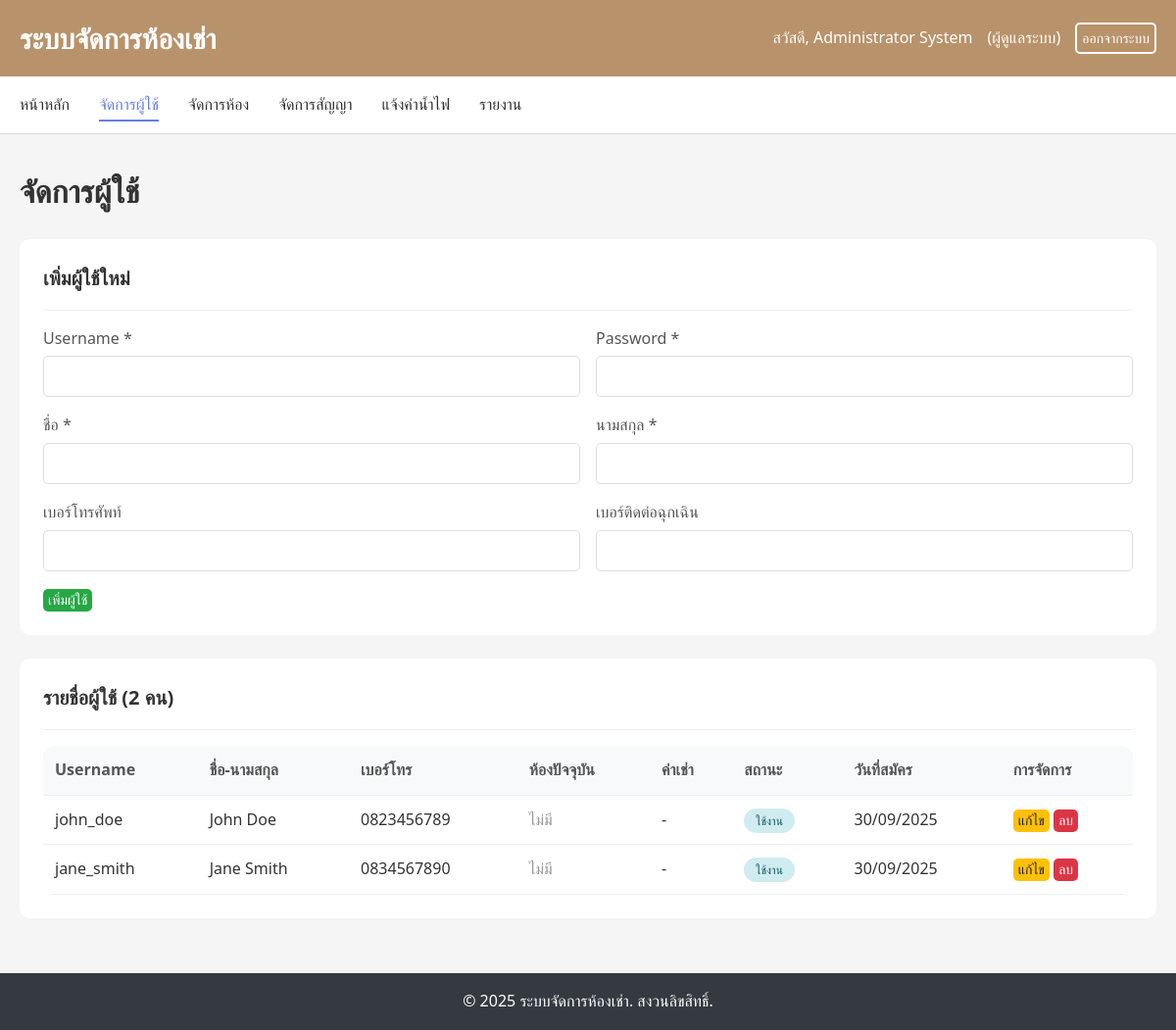
The page /pages/admin/users.php (signed in) on the database its author committed.
### tables this page shows
CREATE TABLE users (
    user_id INT AUTO_INCREMENT PRIMARY KEY,
    username VARCHAR(100) NOT NULL UNIQUE,
    password VARCHAR(255) NOT NULL,
    role ENUM('admin', 'user') DEFAULT 'user',
    first_name VARCHAR(100) NOT NULL,
    last_name VARCHAR(100) NOT NULL,
    phone VARCHAR(20),
    emergency_contact VARCHAR(20),
    status ENUM('active', 'inactive') DEFAULT 'active',
    has_room BOOLEAN DEFAULT FALSE,
    created_at TIMESTAMP DEFAULT CURRENT_TIMESTAMP,
    updated_at TIMESTAMP DEFAULT CURRENT_TIMESTAMP ON UPDATE CURRENT_TIMESTAMP
);

### includes/config.php (called while the page is built, shortened)
<?php
function h($string) {
    return htmlspecialchars($string, ENT_QUOTES, 'UTF-8');
}
function formatDate($date) {
    return date('d/m/Y', strtotime($date));
}
?>

### pages/admin/users.php (the view, shortened to what this page needs)
<?php
require_once '../../includes/config.php';
try {
    $stmt = $pdo->query("
        SELECT u.*,
               CONCAT(z.zone_name, '-', r.room_number) as current_room,
               c.rental_price
        FROM users u
        LEFT JOIN contracts c ON u.user_id = c.user_id AND c.status = 'active'
        LEFT JOIN rooms r ON c.room_id = r.room_id
        LEFT JOIN zones z ON r.zone_id = z.zone_id
        WHERE u.role = 'user'
        ORDER BY u.created_at DESC
    ");
    $users = $stmt->fetchAll();
} catch (PDOException $e) {
    $error_message = 'เกิดข้อผิดพลาดในการโหลดข้อมูล: ' . $e->getMessage();
}
require_once '../../includes/header.php';
?>
<h1 class="page-title">จัดการผู้ใช้</h1>
<div class="card">
    <div class="card-header">
        <h2 class="card-title">เพิ่มผู้ใช้ใหม่</h2>
    </div>
    <form method="POST" action="">
        <div class="form-row">
            <div class="form-col">
                <div class="form-group">
                    <label for="username">Username *</label>
                    <input type="text" id="username" name="username" class="form-control" required>
                </div>
            </div>
            <div class="form-col">
                <div class="form-group">
                    <label for="password">Password *</label>
                    <input type="password" id="password" name="password" class="form-control" required>
                </div>
            </div>
        </div>
        <div class="form-row">
            <div class="form-col">
                <div class="form-group">
                    <label for="first_name">ชื่อ *</label>
                    <input type="text" id="first_name" name="first_name" class="form-control" required>
                </div>
            </div>
            <div class="form-col">
                <div class="form-group">
                    <label for="last_name">นามสกุล *</label>
                    <input type="text" id="last_name" name="last_name" class="form-control" required>
                </div>
            </div>
        </div>
        <div class="form-row">
            <div class="form-col">
                <div class="form-group">
                    <label for="phone">เบอร์โทรศัพท์</label>
                    <input type="text" id="phone" name="phone" class="form-control">
                </div>
            </div>
            <div class="form-col">
                <div class="form-group">
                    <label for="emergency_contact">เบอร์ติดต่อฉุกเฉิน</label>
                    <input type="text" id="emergency_contact" name="emergency_contact" class="form-control">
                </div>
            </div>
        </div>
        <button type="submit" class="btn btn-success">เพิ่มผู้ใช้</button>
    </form>
</div>
<div class="card">
    <div class="card-header">
        <h2 class="card-title">รายชื่อผู้ใช้ (<?php echo count($users); ?> คน)</h2>
    </div>
    <div class="table-container">
        <table>
            <thead>
                <tr>
                    <th>Username</th>
                    <th>ชื่อ-นามสกุล</th>
                    <th>เบอร์โทร</th>
                    <th>ห้องปัจจุบัน</th>
                    <th>ค่าเช่า</th>
                    <th>สถานะ</th>
                    <th>วันที่สมัคร</th>
                    <th>การจัดการ</th>
                </tr>
            </thead>
            <tbody>
                <?php if (empty($users)): ?>
                <tr>
                    <td colspan="8" style="text-align: center; color: #666;">ไม่มีข้อมูลผู้ใช้</td>
                </tr>
                <?php else: ?>
                    <?php foreach ($users as $user): ?>
                    <tr>
                        <td><?php echo h($user['username']); ?></td>
                        <td><?php echo h($user['first_name'] . ' ' . $user['last_name']); ?></td>
                        <td><?php echo h($user['phone']); ?></td>
                        <td><?php echo $user['current_room'] ? h($user['current_room']) : '<span style="color: #999;">ไม่มี</span>'; ?></td>
                        <td><?php echo $user['rental_price'] ? formatMoney($user['rental_price']) : '-'; ?></td>
                        <td>
                            <span class="status-badge status-<?php echo $user['status']; ?>">
                                <?php echo $user['status'] === 'active' ? 'ใช้งาน' : 'ปิดใช้งาน'; ?>
                            </span>
                        </td>
                        <td><?php echo formatDate($user['created_at']); ?></td>
                        <td>
                            <button class="btn btn-warning btn-sm" onclick="editUser(<?php echo h(json_encode($user)); ?>)">แก้ไข</button>
                            <?php if (!$user['current_room']): ?>
                            <button class="btn btn-danger btn-sm" onclick="deleteUser(<?php echo $user['user_id']; ?>, '<?php echo h($user['username']); ?>')">ลบ</button>
                            <?php endif; ?>
                        </td>
                    </tr>
                    <?php endforeach; ?>
                <?php endif; ?>
            </tbody>
        </table>
    </div>
</div>
<?php require_once '../../includes/footer.php'; ?>

### assets/css/style.css (style rules this page uses)
* { margin: 0; padding: 0; box-sizing: border-box; }
body { font-family: "Segoe UI", Tahoma, Geneva, Verdana, sans-serif; background-color: #f5f5f5; color: #333; line-height: 1.6; }
.btn { padding: 3px 5px; border: none; border-radius: 5px; cursor: pointer; text-decoration: none; display: inline-block; font-size: 14px; font-weight: 500; }
.btn-success { background-color: #28a745; color: white; }
.btn-danger { background-color: #dc3545; color: white; }
.btn-warning { background-color: #ffc107; color: #212529; }
.page-title { font-size: 2rem; font-weight: 700; margin-bottom: 1.5rem; color: #333; }
.card { background: white; border-radius: 10px; padding: 1.5rem; margin-bottom: 1.5rem; }
.card-header { border-bottom: 1px solid #eee; padding-bottom: 1rem; margin-bottom: 1rem; }
.card-title { font-size: 1.25rem; font-weight: 600; color: #333; }
.form-group { margin-bottom: 1rem; }
.form-group label { display: block; margin-bottom: 5px; font-weight: 500; color: #555; }
.form-control { width: 100%; padding: 12px; border: 1px solid #ddd; border-radius: 5px; font-size: 14px; }
.form-row { display: flex; gap: 1rem; }
.form-col { flex: 1; }
.table-container { overflow-x: auto; background: white; border-radius: 10px; }
table { width: 100%; border-collapse: collapse; }
th, td { padding: 12px; text-align: left; border-bottom: 1px solid #eee; }
th { background-color: #f8f9fa; font-weight: 600; color: #555; }
.status-badge { padding: 4px 12px; border-radius: 20px; font-size: 12px; font-weight: 500; text-transform: uppercase; }
.status-active { background-color: #d1ecf1; color: #0c5460; }

### rows shown on the page
users: username "john_doe", first_name+last_name "John Doe", phone "0823456789", status "ใช้งาน", created_at "30/09/2025"
users: username "jane_smith", first_name+last_name "Jane Smith", phone "0834567890", status "ใช้งาน", created_at "30/09/2025"

### other values the page prints
SITE_NAME "ระบบจัดการห้องเช่า"
$_SESSION['first_name'] . ' ' . $_SESSION['last_name'] "Administrator System"
count($users) "2"
